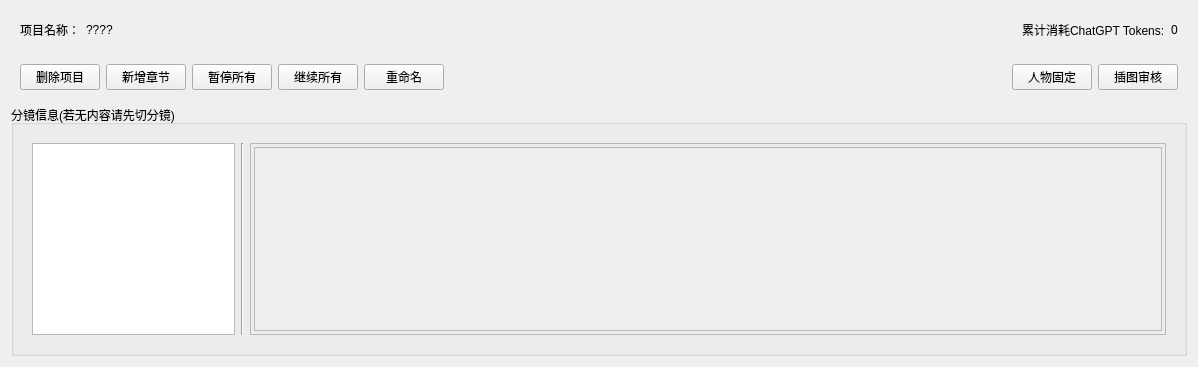
             <widget class="QWidget" name="tab_7">
              <attribute name="title">
               <string>主信息</string>
              </attribute>
              <layout class="QVBoxLayout" name="verticalLayout_21">
               <item>
                <widget class="QWidget" name="widget_3" native="true">
                 <layout class="QHBoxLayout" name="horizontalLayout_5">
                  <item>
                   <widget class="QLabel" name="label_2">
                    <property name="text">
                     <string>项目名称：</string>
                    </property>
                   </widget>
                  </item>
                  <item>
                   <widget class="QLabel" name="label_3">
                    <property name="text">
                     <string>????</string>
                    </property>
                   </widget>
                  </item>
                  <item>
                   <spacer name="horizontalSpacer_3">
                    <property name="orientation">
                     <enum>Qt::Horizontal</enum>
                    </property>
                    <property name="sizeHint" stdset="0">
                     <size>
                      <width>865</width>
                      <height>20</height>
                     </size>
                    </property>
                   </spacer>
                  </item>
                  <item>
                   <widget class="QLabel" name="label_4">
                    <property name="text">
                     <string>累计消耗ChatGPT Tokens:</string>
                    </property>
                   </widget>
                  </item>
                  <item>
                   <widget class="QLabel" name="label_5">
                    <property name="text">
                     <string>0</string>
                    </property>
                   </widget>
                  </item>
                 </layout>
                </widget>
               </item>
               <item>
                <widget class="QWidget" name="widget_4" native="true">
                 <layout class="QHBoxLayout" name="horizontalLayout_6">
                  <item>
                   <widget class="QPushButton" name="pushButton_15">
                    <property name="text">
                     <string>删除项目</string>
                    </property>
                   </widget>
                  </item>
                  <item>
                   <widget class="QPushButton" name="pushButton_16">
                    <property name="text">
                     <string>新增章节</string>
                    </property>
                   </widget>
                  </item>
                  <item>
                   <widget class="QPushButton" name="pushButton_17">
                    <property name="enabled">
                     <bool>true</bool>
                    </property>
                    <property name="text">
                     <string>暂停所有</string>
                    </property>
                   </widget>
                  </item>
                  <item>
                   <widget class="QPushButton" name="pushButton_18">
                    <property name="text">
                     <string>继续所有</string>
                    </property>
                   </widget>
                  </item>
                  <item>
                   <widget class="QPushButton" name="pushButton_19">
                    <property name="text">
                     <string>重命名</string>
                    </property>
                   </widget>
                  </item>
                  <item>
                   <spacer name="horizontalSpacer_4">
                    <property name="orientation">
                     <enum>Qt::Horizontal</enum>
                    </property>
                    <property name="sizeHint" stdset="0">
                     <size>
                      <width>562</width>
                      <height>20</height>
                     </size>
                    </property>
                   </spacer>
                  </item>
                  <item>
                   <widget class="QPushButton" name="pushButton_4">
                    <property name="text">
                     <string>人物固定</string>
                    </property>
                   </widget>
                  </item>
                  <item>
                   <widget class="QPushButton" name="pushButton_6">
                    <property name="text">
                     <string>插图审核</string>
                    </property>
                   </widget>
                  </item>
                 </layout>
                </widget>
               </item>
               <item>
                <widget class="QGroupBox" name="groupBox_5">
                 <property name="title">
                  <string>分镜信息(若无内容请先切分镜)</string>
                 </property>
                 <layout class="QVBoxLayout" name="verticalLayout_6">
                  <item>
                   <widget class="QWidget" name="widget_5" native="true">
                    <layout class="QHBoxLayout" name="horizontalLayout_7">
                     <item>
                      <widget class="QListView" name="listView">
                       <property name="sizePolicy">
                        <sizepolicy hsizetype="Preferred" vsizetype="Expanding">
                         <horstretch>2</horstretch>
                         <verstretch>0</verstretch>
                        </sizepolicy>
                       </property>
                      </widget>
                     </item>
                     <item>
                      <widget class="Line" name="line_2">
                       <property name="orientation">
                        <enum>Qt::Vertical</enum>
                       </property>
                      </widget>
                     </item>
                     <item>
                      <widget class="QFrame" name="frame_4">
                       <property name="sizePolicy">
                        <sizepolicy hsizetype="Preferred" vsizetype="Preferred">
                         <horstretch>9</horstretch>
                         <verstretch>0</verstretch>
                        </sizepolicy>
                       </property>
                       <property name="frameShape">
                        <enum>QFrame::StyledPanel</enum>
                       </property>
                       <property name="frameShadow">
                        <enum>QFrame::Raised</enum>
                       </property>
                       <layout class="QVBoxLayout" name="verticalLayout_5">
                        <property name="leftMargin">
                         <number>3</number>
                        </property>
                        <property name="topMargin">
                         <number>3</number>
                        </property>
                        <property name="rightMargin">
                         <number>3</number>
                        </property>
                        <property name="bottomMargin">
                         <number>3</number>
                        </property>
                        <item>
                         <widget class="QScrollArea" name="scrollArea_2">
                          <property name="sizePolicy">
                           <sizepolicy hsizetype="Preferred" vsizetype="Expanding">
                            <horstretch>9</horstretch>
                            <verstretch>0</verstretch>
                           </sizepolicy>
                          </property>
                          <property name="widgetResizable">
                           <bool>true</bool>
                          </property>
                          <widget class="QWidget" name="scrollAreaWidgetContents_2">
                           <property name="geometry">
                            <rect>
                             <x>0</x>
                             <y>0</y>
                             <width>888</width>
                             <height>381</height>
                            </rect>
                           </property>
                           <layout class="QVBoxLayout" name="verticalLayout_20"/>
                          </widget>
                         </widget>
                        </item>
                       </layout>
                      </widget>
                     </item>
                    </layout>
                   </widget>
                  </item>
                 </layout>
                </widget>
               </item>
              </layout>
             </widget>
